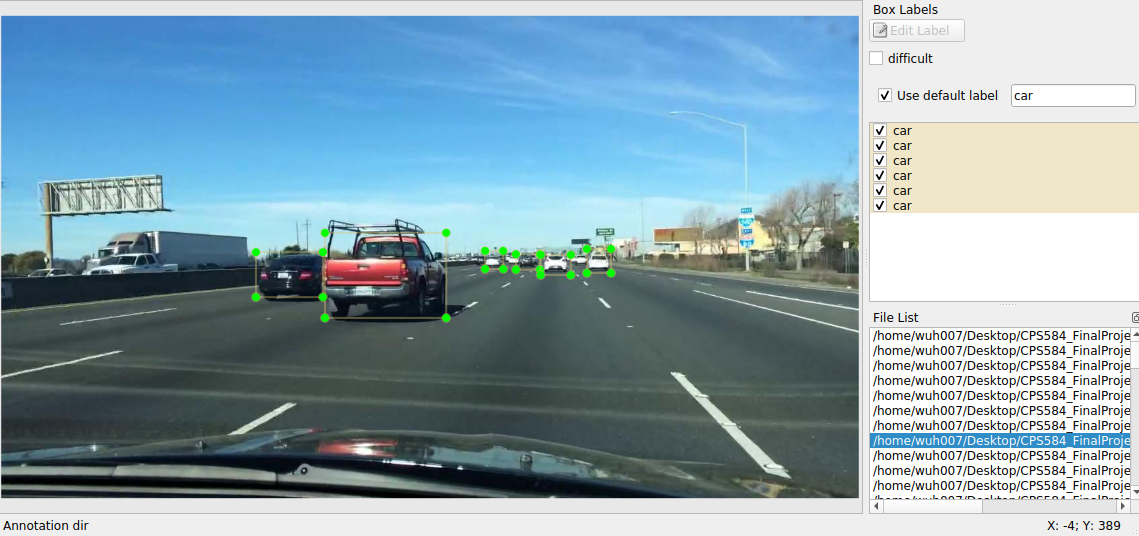
#> input picture image/1.png, 1139 x 536 px
$ python -i lane_detection.py   (imports and definitions only)   (older library calls are emulated)
#> lines starting #> are read from the running program, lines starting #| are printed output that depends on the picture; after the words box and inside, x2 and y2 are one past the last pixel; in counts of white or black regions, pixels touching at a corner belong together
"""This is .py file for performing road lane detection"""

import numpy as np
import cv2

# function for rgb channel color threshold
def rgb_select(img, r_thresh, g_thresh, b_thresh):
    r_channel = img[:,:,0]
    g_channel=img[:,:,1]
    b_channel = img[:,:,2]
    r_binary = np.zeros_like(r_channel)
    r_binary[(r_channel > r_thresh[0]) & (r_channel <= r_thresh[1])] = 1

    g_binary = np.zeros_like(g_channel)
    g_binary[(r_channel > g_thresh[0]) & (r_channel <= g_thresh[1])] = 1

    b_binary = np.zeros_like(b_channel)
    b_binary[(r_channel > b_thresh[0]) & (r_channel <= b_thresh[1])] = 1

    combined = np.zeros_like(r_channel)
    combined[((r_binary == 1) & (g_binary == 1) & (b_binary == 1))] = 1
    return combined

# function for directional gradient threshold
def abs_sobel_thresh(image, orient='x', sobel_kernel=3, thresh=(0, 255)):
    gray = cv2.cvtColor(image, cv2.COLOR_RGB2GRAY)
    if orient == 'x':
        abs_sobel = np.absolute(cv2.Sobel(gray, cv2.CV_64F, 1, 0, ksize=sobel_kernel))
    if orient == 'y':
        abs_sobel = np.absolute(cv2.Sobel(gray, cv2.CV_64F, 0, 1, ksize=sobel_kernel))

    scaled_sobel = np.uint8(255*abs_sobel/np.max(abs_sobel))
    grad_binary = np.zeros_like(scaled_sobel)
    grad_binary[(scaled_sobel >= thresh[0]) & (scaled_sobel <= thresh[1])] = 1
    return grad_binary

# function for sblv channels threshold
def color_thresh(image, s_thresh, l_thresh, b_thresh, v_thresh):
    luv= cv2.cvtColor(image, cv2.COLOR_RGB2LUV)
    hsv = cv2.cvtColor(image,cv2.COLOR_RGB2HSV)
    lab=cv2.cvtColor(image, cv2.COLOR_RGB2LAB)
    s_channel = hsv[:,:,1]
    b_channel=lab[:,:,2]
    l_channel = luv[:,:,0]
    v_channel= hsv[:,:,2]
    s_binary = np.zeros_like(s_channel)
    s_binary[(s_channel > s_thresh[0]) & (s_channel <= s_thresh[1])] = 1
    b_binary = np.zeros_like(b_channel)
    b_binary[(s_channel > b_thresh[0]) & (s_channel <= b_thresh[1])] = 1
    l_binary = np.zeros_like(l_channel)
    l_binary[(s_channel > l_thresh[0]) & (s_channel <= l_thresh[1])] = 1
    v_binary = np.zeros_like(v_channel)
    v_binary[(s_channel > v_thresh[0]) & (s_channel <= v_thresh[1])] = 1
    combined = np.zeros_like(s_channel)
    combined[((s_binary == 1) & (b_binary == 1) & (l_binary == 1) & (v_binary == 1))] = 1

    return combined

# function combining all thresholds
def color_gradient_threshold(image_undistorted):
    ksize = 15
    hsv = cv2.cvtColor(image_undistorted,cv2.COLOR_RGB2HSV)
    s_channel = hsv[:,:,1]

    gradx=abs_sobel_thresh(image_undistorted,orient='x',sobel_kernel=ksize,thresh=(50,80))
    grady=abs_sobel_thresh(image_undistorted,orient='y',sobel_kernel=ksize,thresh=(50,90))
    c_binary=color_thresh(image_undistorted,s_thresh=(70,100),l_thresh=(60,255),b_thresh=(50,255),v_thresh=(150,255))
    rgb_binary=rgb_select(image_undistorted,r_thresh=(225,255),g_thresh=(225,255),b_thresh=(0,255))
    combined_binary = np.zeros_like(s_channel)
    combined_binary[((gradx == 1) | (grady == 1) | (c_binary == 1) | (rgb_binary==1))] = 255
    color_binary = combined_binary
    return color_binary, combined_binary

# function for perspective transform
# [181 lines left out: functions perspective_transform, finding_line, sliding_window, region_of_interest, apply_region_of_interest_mask, main_pipline, not called in this run]

>>> import cv2
>>> picture = cv2.cvtColor(cv2.imread('../image/1.png'), cv2.COLOR_BGR2RGB)
>>> result = color_gradient_threshold(picture)
#> in color_gradient_threshold, `hsv = cv2.cvtColor(image_undistorted,cv2.COLOR_RGB2HSV)`: hsv: shape (536, 1139, 3); mean H, S, V 66.3, 68.7, 180.4
#> in color_gradient_threshold, `s_channel = hsv[:,:,1]`:
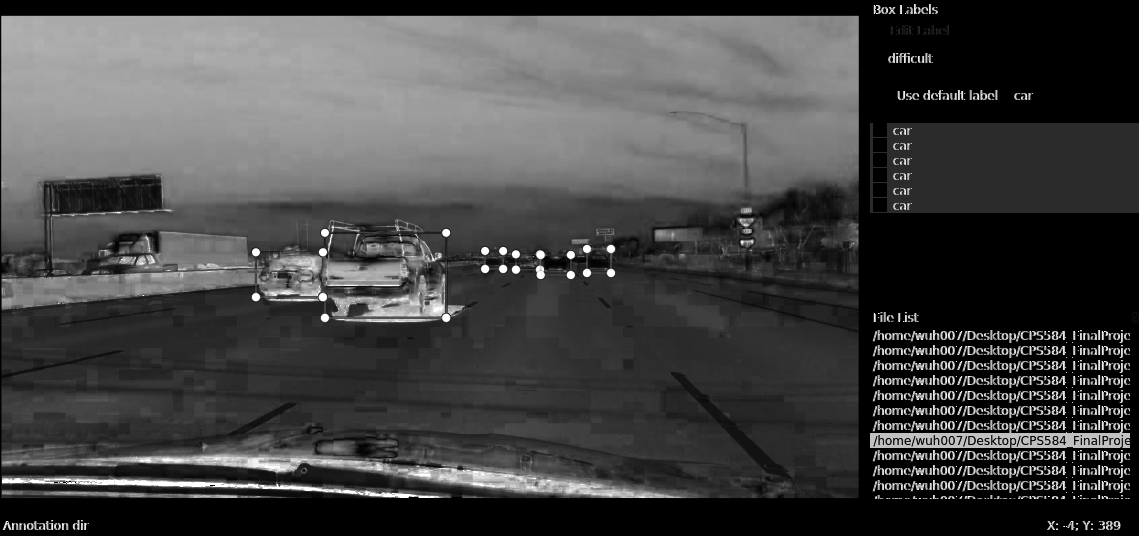
#> s_channel: shape (536, 1139); min 0, max 255, mean 68.7
#> in abs_sobel_thresh, `gray = cv2.cvtColor(image, cv2.COLOR_RGB2GRAY)`:
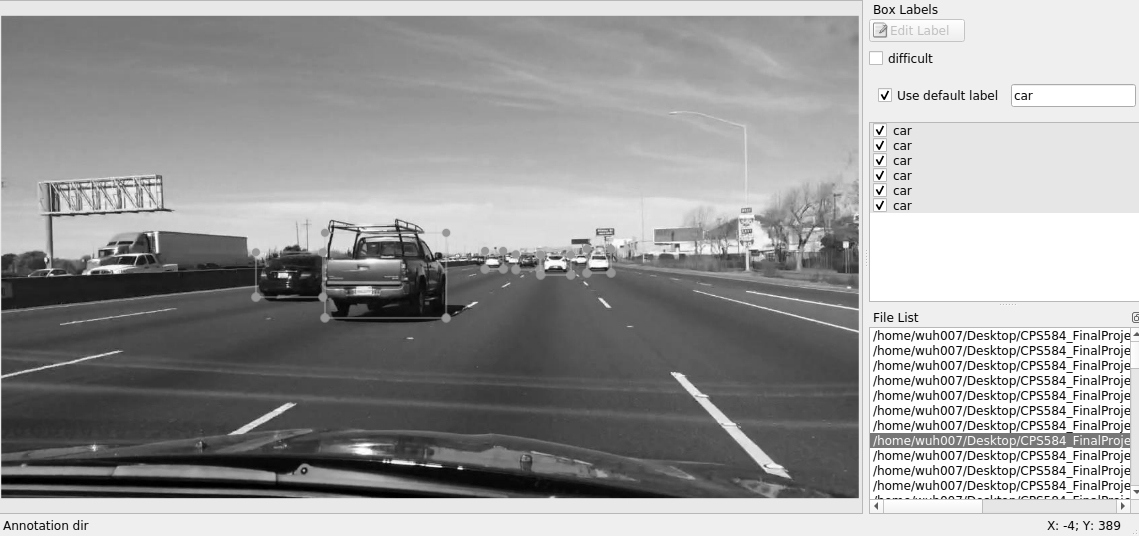
#> gray: shape (536, 1139); min 0, max 255, mean 156.6
#> in color_gradient_threshold, `gradx=abs_sobel_thresh(image_undistorted,orient='x',sobel_kernel=ksize..`:
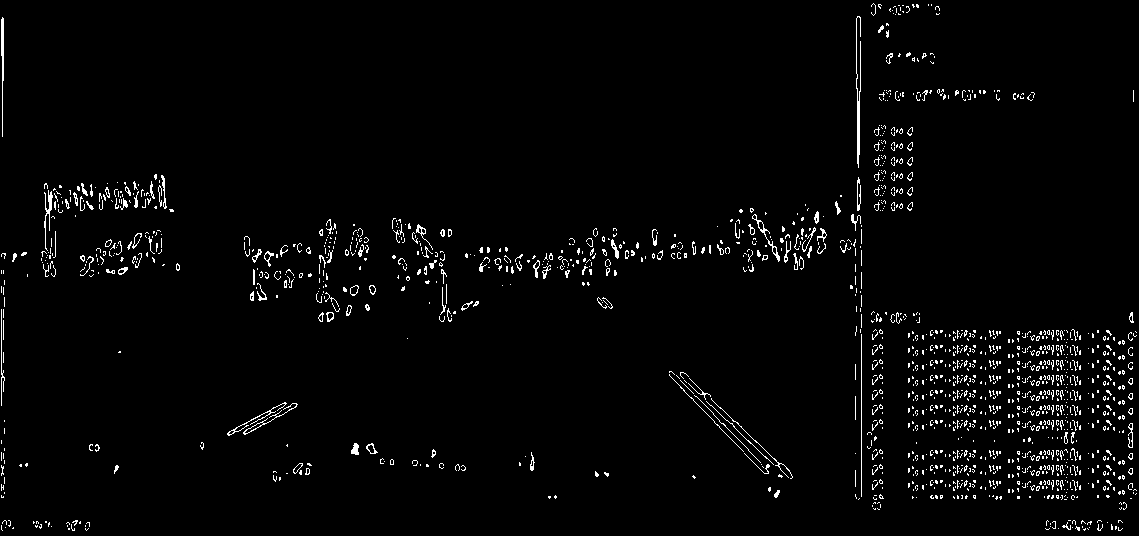
#> gradx: shape (536, 1139); values 0 (black) and 1 (white), 2.5% white in thin lines or dots
#> in color_gradient_threshold, `grady=abs_sobel_thresh(image_undistorted,orient='y',sobel_kernel=ksize..`: grady: shape (536, 1139); values 0 (black) and 1 (white), 6.6% white in thin lines or dots
#> in color_thresh, `luv= cv2.cvtColor(image, cv2.COLOR_RGB2LUV)`: luv: shape (536, 1139, 3); mean of channels 0, 1, 2 164.5, 88.2, 123.4
#> in color_thresh, `lab=cv2.cvtColor(image, cv2.COLOR_RGB2LAB)`: lab: shape (536, 1139, 3); mean of channels 0, 1, 2 165.1, 123.5, 119.3
#> in color_thresh, `b_channel=lab[:,:,2]`:
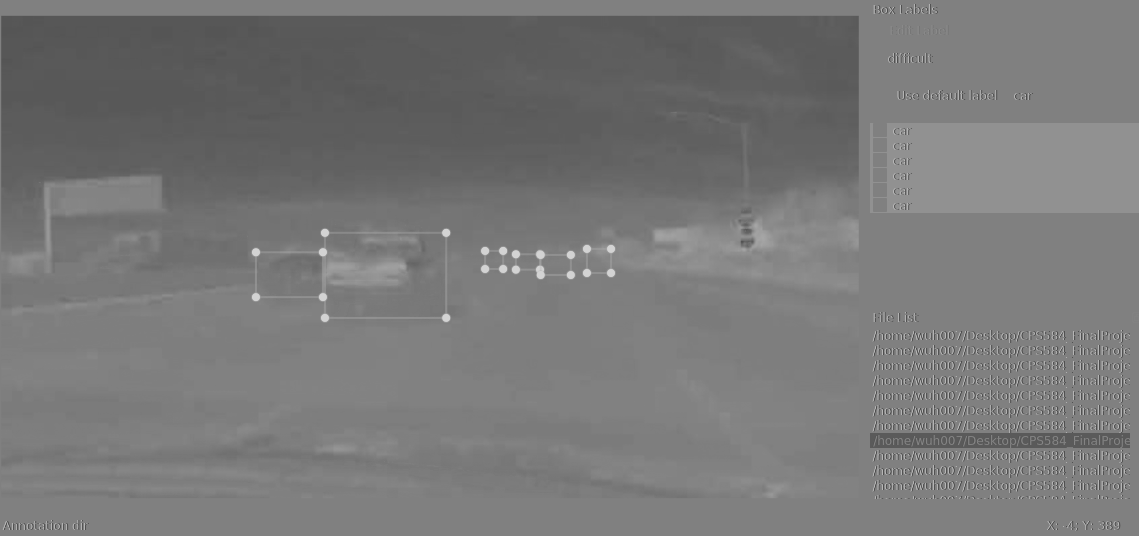
#> b_channel: shape (536, 1139); min 77, max 211, mean 119.3
#> in color_gradient_threshold, `c_binary=color_thresh(image_undistorted,s_thresh=(70,100),l_thresh=(60..`: c_binary: shape (536, 1139); every value is 0
#> in rgb_select, `r_channel = img[:,:,0]`:
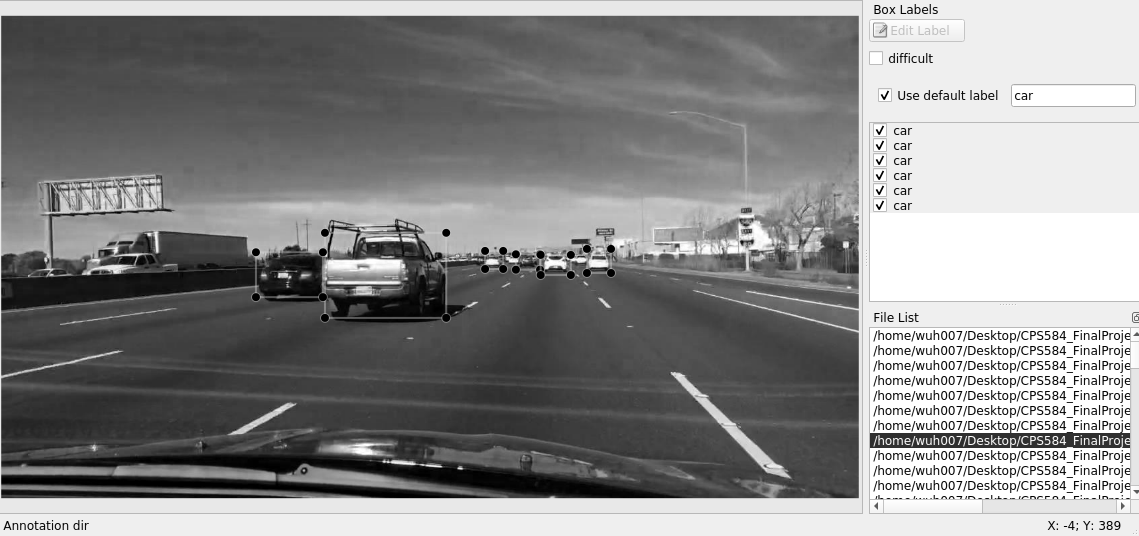
#> r_channel: shape (536, 1139); min 0, max 255, mean 136.7
#> in rgb_select, `b_channel = img[:,:,2]`:
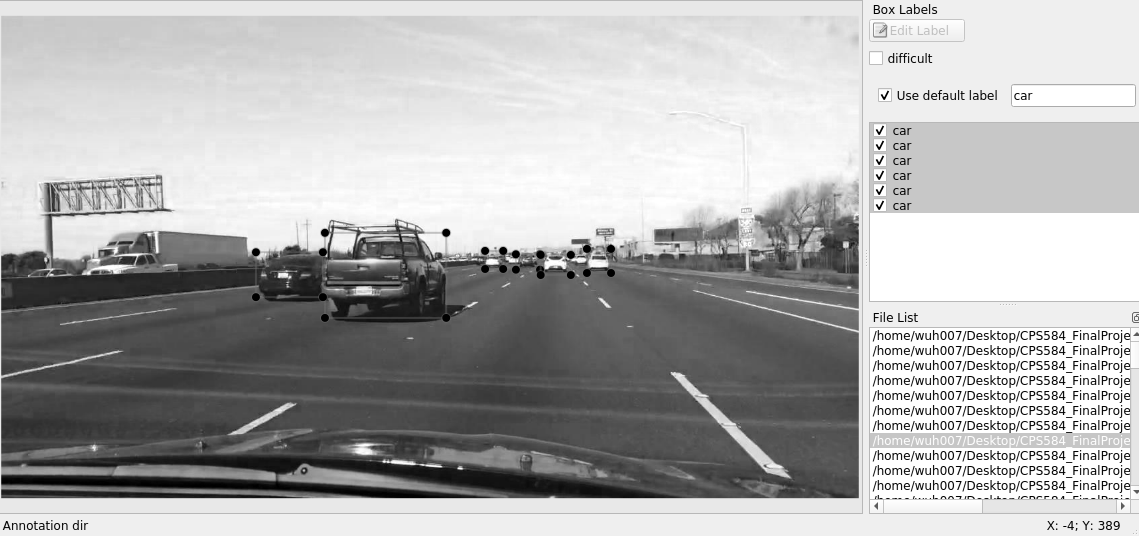
#> b_channel: shape (536, 1139); min 0, max 255, mean 175.2
#> in color_gradient_threshold, `rgb_binary=rgb_select(image_undistorted,r_thresh=(225,255),g_thresh=(2..`:
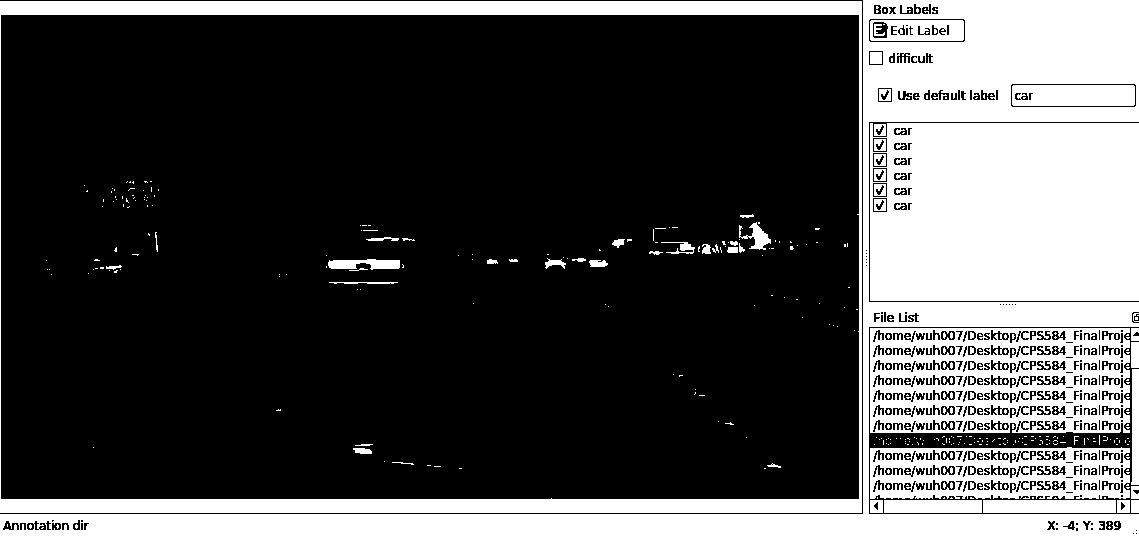
#> rgb_binary: shape (536, 1139); values 0 (black) and 1 (white), 28.6% white; 494 white regions (432 under 20 px), largest, box (x1, y1, x2, y2) and area: (0, 0, 1139, 536) 60316, (870, 123, 1139, 301) 46232, (0, 1, 862, 513) 26076
